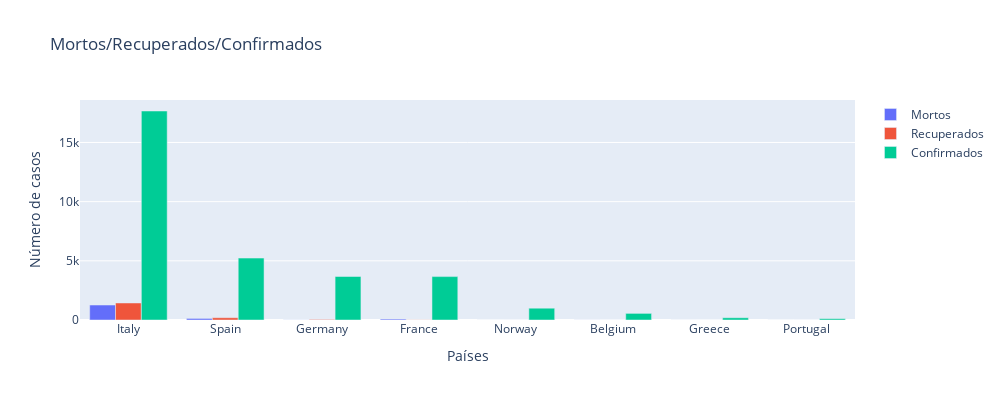

Source (notebook cell):
### Code cell
temp = full_table.loc[full_table.Date == full_table.Date.max()]
temp = temp.groupby(['Country/Region'])['Confirmed', 'Deaths', 'Recovered'].sum().sort_values('Confirmed',ascending=False)


europa = ['Italy', 'France', 'Germany', 'Spain', 'Belgium', 'Norway','Greece',  'Portugal']

temp=temp.reset_index()
temp=temp.loc[temp['Country/Region'].isin(europa)]


import plotly.graph_objects as go

layout = go.Layout(height=400,width=1000)

fig = go.Figure(data=[
    go.Bar(name='Mortos', x=temp['Country/Region'], y=temp['Deaths']),
    go.Bar(name='Recuperados', x=temp['Country/Region'], y=temp['Recovered']),
    go.Bar(name='Confirmados', x=temp['Country/Region'], y=temp['Confirmed']),
],layout=layout)

fig.update_layout(
    title="Mortos/Recuperados/Confirmados",
    xaxis_title="Países",
    yaxis_title="Número de casos",
)
fig.show()

### Figure 1 — Plotly figure (JSON) as saved in the notebook; plotly's stock layout.template omitted (floating-point values rounded to 4 significant figures)
{"data": [{"name": "Mortos", "type": "bar", "x": ["Italy", "Spain", "Germany", "France", "Norway", "Belgium", "Greece", "Portugal"], "y": [1266, 133, 7, 79, 0, 3, 1, 0]}, {"name": "Recuperados", "type": "bar", "x": ["Italy", "Spain", "Germany", "France", "Norway", "Belgium", "Greece", "Portugal"], "y": [1439, 193, 46, 12, 1, 1, 0, 1]}, {"name": "Confirmados", "type": "bar", "x": ["Italy", "Spain", "Germany", "France", "Norway", "Belgium", "Greece", "Portugal"], "y": [17660, 5232, 3675, 3667, 996, 559, 190, 112]}], "layout": {"height": 400, "title": {"text": "Mortos/Recuperados/Confirmados"}, "width": 1000, "xaxis": {"autorange": true, "range": [-0.5, 7.5], "title": {"text": "Países"}, "type": "category"}, "yaxis": {"autorange": true, "range": [0, 18590.0], "title": {"text": "Número de casos"}, "type": "linear"}}}
